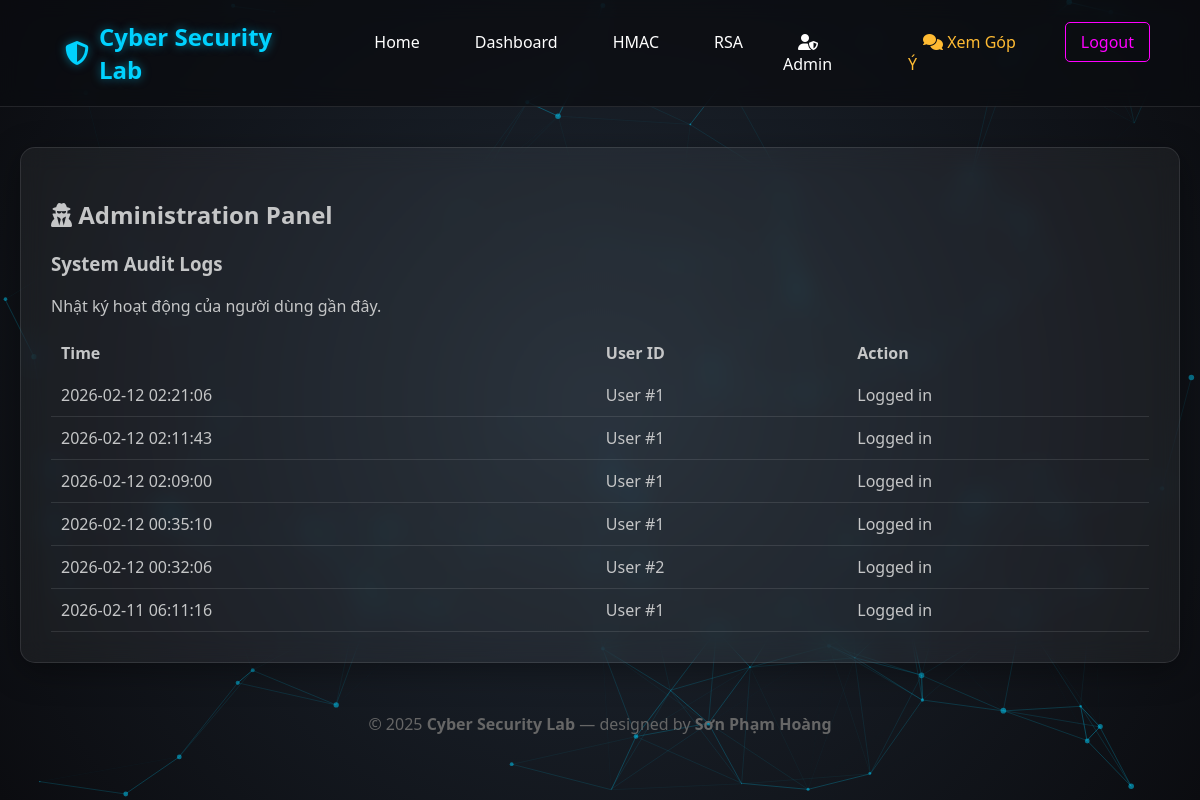
The page /admin (signed in) on the database its author committed.
### app.py (models this page shows)
class AuditLog(db.Model):
    id = db.Column(db.Integer, primary_key=True)
    user_id = db.Column(db.Integer, db.ForeignKey('user.id'))
    action = db.Column(db.String(200))
    timestamp = db.Column(db.DateTime, default=datetime.utcnow)

### app.py (the view)
@app.route('/admin')
@login_required
def admin():
    if current_user.role != 'admin': return redirect(url_for('dashboard'))
    logs = AuditLog.query.order_by(AuditLog.timestamp.desc()).limit(50).all()
    return render_template('admin.html', logs=logs)

### app.py (called while the page is built)
@login_manager.user_loader
def load_user(user_id):
    return User.query.get(int(user_id))

### templates/admin.html (shortened to what this page needs)
{% extends "base.html" %}
{% block content %}
<div class="tool-box">
    <h2 style="color: var(--accent-color); margin-bottom: 20px;">
        <i class="fa-solid fa-user-secret"></i> Administration Panel
    </h2>
    <h3>System Audit Logs</h3>
    <p style="color: var(--text-secondary); margin-bottom: 15px;">Nhật ký hoạt động của người dùng gần đây.</p>
    <table style="width: 100%; border-collapse: collapse; color: var(--text-primary);">
        <thead>
            <tr style="border-bottom: 1px solid var(--accent-color);">
                <th style="text-align: left; padding: 10px;">Time</th>
                <th style="text-align: left; padding: 10px;">User ID</th>
                <th style="text-align: left; padding: 10px;">Action</th>
            </tr>
        </thead>
        <tbody>
            {% for log in logs %}
            <tr style="border-bottom: 1px solid rgba(255,255,255,0.1);">
                <td style="padding: 10px;">{{ log.timestamp.strftime('%Y-%m-%d %H:%M:%S') }}</td>
                <td style="padding: 10px;">User #{{ log.user_id }}</td>
                <td style="padding: 10px; color: var(--accent-color);">{{ log.action }}</td>
            </tr>
            {% else %}
            <tr>
                <td colspan="3" style="padding: 20px; text-align: center;">Chưa có dữ liệu log.</td>
            </tr>
            {% endfor %}
        </tbody>
    </table>
</div>
{% endblock %}

### templates/base.html (shortened to what this page needs)
<!DOCTYPE html>
<html lang="vi">
<head>
    <link rel="stylesheet" href="https://cdnjs.cloudflare.com/ajax/libs/font-awesome/6.4.0/css/all.min.css">
    <link rel="stylesheet" href="{{ url_for('static', filename='style.css') }}">
</head>
<body>
    <div id="particles-js"></div>
    <header>
        <nav class="navbar">
            <div class="logo">
                <i class="fa-solid fa-shield-halved"></i> Cyber Security Lab
            </div>
            {% if current_user.is_authenticated %}
            <ul class="nav-links">
                <li><a href="{{ url_for('index') }}">Home</a></li>
                {% if current_user.role == 'admin' or current_user.role == 'user' %}
                    <li><a href="{{ url_for('dashboard') }}">Dashboard</a></li>
                    <li><a href="{{ url_for('hmac_tool') }}">HMAC</a></li>
                    <li><a href="{{ url_for('rsa_tool') }}">RSA</a></li>
                {% endif %}
                {% if current_user.role == 'admin' %}
                    <li><a href="{{ url_for('admin') }}" class="admin-link"><i class="fa-solid fa-user-shield"></i> Admin</a></li>
                {% endif %}
                    <li>
                        <a href="/admin/feedbacks" style="color: #ffbb33;">
                        <i class="fa-solid fa-comments"></i> Xem Góp Ý
                        </a>
                    </li>
                <li><a href="{{ url_for('logout') }}" class="btn-logout">Logout</a></li>
            </ul>
            {% endif %}
        </nav>
    </header>
    <main class="container">
        {% block content %}{% endblock %}
    </main>
    <footer>
        <p style="text-align: center; color: #666; margin-top: 50px;">
            © 2025 <strong>Cyber Security Lab</strong> — designed by <strong>Sơn Phạm Hoàng</strong>
        </p>
    </footer>
    <script>
        particlesJS("particles-js", {
            "particles": {
                "number": { "value": 80, "density": { "enable": true, "value_area": 800 } },
                "color": { "value": "#00d2ff" }, /* Màu hạt: Xanh Neon */
                "shape": { "type": "circle" },
                "opacity": { "value": 0.5, "random": false },
                "size": { "value": 3, "random": true },
                "line_linked": {
                    "enable": true,
                    "distance": 150,
                    "color": "#00d2ff", /* Màu dây nối: Xanh Neon */
                    "opacity": 0.4,
                    "width": 1
                },
                "move": { "enable": true, "speed": 2, "direction": "none", "random": false, "straight": false, "out_mode": "out", "bounce": false }
            },
            "interactivity": {
                "detect_on": "canvas",
                "events": {
                    "onhover": { "enable": true, "mode": "grab" }, /* Di chuột vào sẽ hút các hạt */
                    "onclick": { "enable": true, "mode": "push" },
                    "resize": true
                },
                "modes": {
                    "grab": { "distance": 140, "line_linked": { "opacity": 1 } }
                }
            },
            "retina_detect": true
        });
    </script>
    </body>
</html>

### static/style.css (style rules this page uses)
:root { --primary-color: #00d2ff; --secondary-color: #ff00ff; --bg-color: #0b0c10; --glass-bg: rgba(255, 255, 255, 0.05); --glass-border: 1px solid rgba(255, 255, 255, 0.1); --text-color: #c5c6c7; }
body { margin: 0; padding: 0; font-family: 'Segoe UI', Tahoma, Geneva, Verdana, sans-serif; background-color: var(--bg-color); color: var(--text-color); overflow-x: hidden; }
#particles-js { position: fixed; width: 100%; height: 100%; top: 0; left: 0; z-index: -1; background-image: radial-gradient(circle, #1f2833 0%, #0b0c10 100%); }
.navbar { display: flex; justify-content: space-between; align-items: center; padding: 15px 50px; background: rgba(11, 12, 16, 0.7); backdrop-filter: blur(10px); -webkit-backdrop-filter: blur(10px); border-bottom: var(--glass-border); position: sticky; top: 0; z-index: 1000; }
.logo { font-size: 1.5rem; font-weight: bold; color: var(--primary-color); text-shadow: 0 0 10px rgba(0, 210, 255, 0.5); display: flex; align-items: center; gap: 10px; }
.nav-links { list-style: none; display: flex; gap: 25px; }
.nav-links a { text-decoration: none; color: white; font-weight: 500; transition: 0.3s; padding: 8px 15px; border-radius: 5px; }
.btn-logout { border: 1px solid var(--secondary-color); color: var(--secondary-color) !important; }
.container { max-width: 1200px; margin: 40px auto; padding: 0 20px; }
.tool-box, .card, .login-container { background: var(--glass-bg); backdrop-filter: blur(12px); -webkit-backdrop-filter: blur(12px); border: var(--glass-border); border-radius: 15px; padding: 30px; box-shadow: 0 8px 32px 0 rgba(0, 0, 0, 0.37); transition: transform 0.3s ease, box-shadow 0.3s ease; }
.tool-box { margin-bottom: 30px; }

### rows shown on the page
AuditLog: timestamp "2026-02-12 02:21:06", user_id "1", action "Logged in"
AuditLog: timestamp "2026-02-12 02:11:43", user_id "1", action "Logged in"
AuditLog: timestamp "2026-02-12 02:09:00", user_id "1", action "Logged in"
AuditLog: timestamp "2026-02-12 00:35:10", user_id "1", action "Logged in"
AuditLog: timestamp "2026-02-12 00:32:06", user_id "2", action "Logged in"
AuditLog: timestamp "2026-02-11 06:11:16", user_id "1", action "Logged in"
